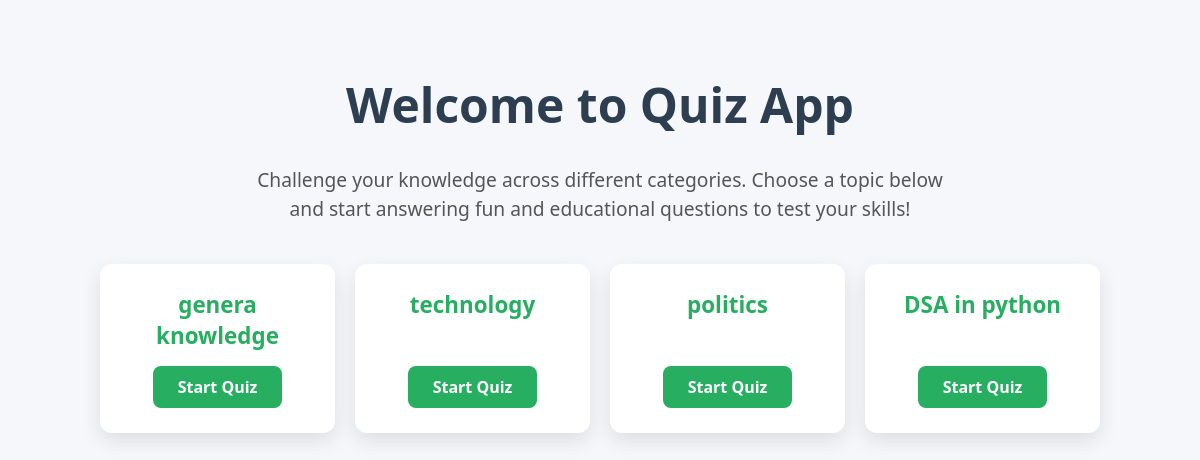
Before: / with the older database file.
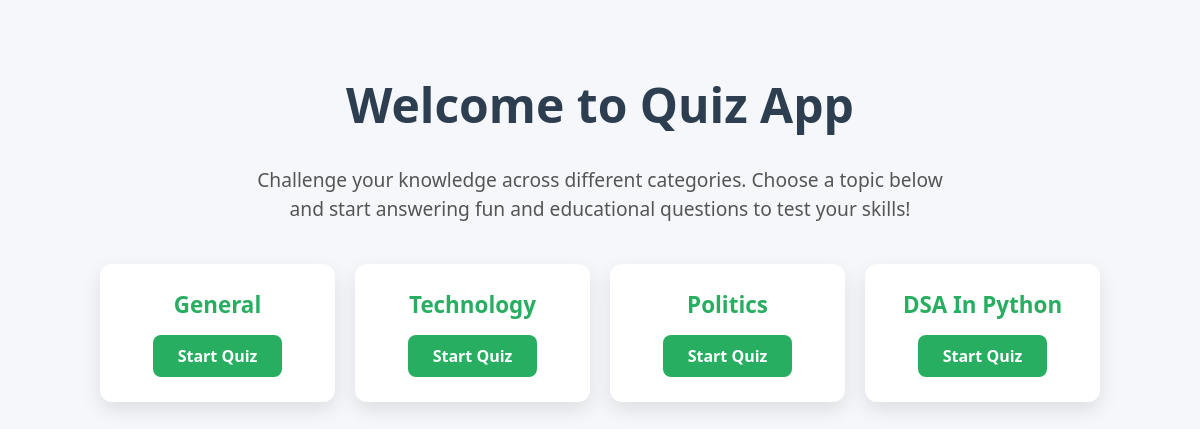
After: the same page with the newer database file.
### quizapp/models.py (models this page shows, shortened)
class category(models.Model):
    name = models.CharField(max_length=1000)

### quizapp/views.py (the view)
# urls.py: path('',views.index,name="index"),
def index(request):
    obj = category.objects.all()
    return render(request, 'index.html' ,{'obj': obj})

### quizapp/templates/index.html (shortened to what this page needs)
<!DOCTYPE html>
<html lang="en">
<head>
</head>
<body>
  <h1>Welcome to Quiz App</h1>
  <p class="description">
    Challenge your knowledge across different categories. Choose a topic below and start answering fun and educational questions to test your skills!
  </p>
  <div class="container">
    {% for obj in obj %}
    <div class="card">
      <h4>{{ obj.name }}</h4>
      <a href="{% url 'quiz' obj.id %}">Start Quiz</a>
    </div>
    {% endfor %}
  </div>
</body>
</html>

### quizapp/templates/index.html (style rules this page uses)
body { font-family: 'Segoe UI', Tahoma, Geneva, Verdana, sans-serif; background-color: #f5f7fa; margin: 0; padding: 40px 20px; display: flex; flex-direction: column; align-items: center; color: #333; }
h1 { font-size: 3rem; margin-bottom: 10px; color: #2c3e50; }
.description { max-width: 700px; font-size: 1.2rem; color: #555; text-align: center; margin-bottom: 40px; line-height: 1.5; }
.container { display: grid; grid-template-columns: repeat(auto-fill, minmax(220px, 1fr)); gap: 20px; width: 100%; max-width: 1000px; }
.card { background: #fff; border-radius: 12px; box-shadow: 0 8px 20px rgba(0, 0, 0, 0.1); padding: 25px 20px; display: flex; flex-direction: column; align-items: center; transition: transform 0.3s ease, box-shadow 0.3s ease; cursor: pointer; }
.card h4 { margin: 0 0 15px 0; font-size: 1.4rem; color: #27ae60; text-align: center; }
.card a { margin-top: auto; padding: 10px 25px; background-color: #27ae60; color: white; text-decoration: none; font-weight: 600; border-radius: 8px; transition: background-color 0.3s ease; display: inline-block; }

Changed rows visible on the page:
changed category: name "genera knowledge" → "General"
changed category: name "technology" → "Technology"
changed category: name "politics" → "Politics"
changed category: name "DSA in python" → "DSA In Python"
